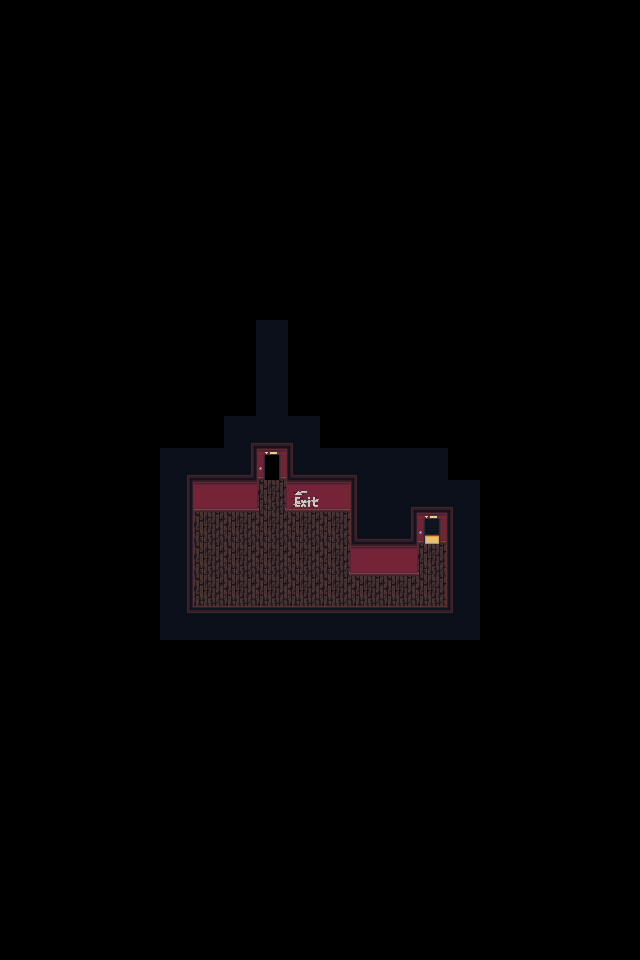

Rendered tile map (Tiled .tmx) drawn with the repository's tilesets; below, a short description and the full map source, tile grids included:
An orthogonal 20x30 tile map with 32x32 px tiles, 4 tile layers (ground, onground, above, above of above).

<map version="1.5" tiledversion="1.5.0" orientation="orthogonal" renderorder="right-down" width="20" height="30" tilewidth="32" tileheight="32" infinite="0" nextlayerid="6" nextobjectid="1">
 <tileset firstgid="1" source="Tiles.tsx" />
 <layer id="1" name="ground" width="20" height="30">
  <data encoding="csv">
0,0,0,0,0,0,0,0,0,0,0,0,0,0,0,0,0,0,0,0,
0,0,0,0,0,0,0,0,0,0,0,0,0,0,0,0,0,0,0,0,
0,0,0,0,0,0,0,0,0,0,0,0,0,0,0,0,0,0,0,0,
0,0,0,0,0,0,0,0,0,0,0,0,0,0,0,0,0,0,0,0,
0,0,0,0,0,0,0,0,0,0,0,0,0,0,0,0,0,0,0,0,
0,0,0,0,0,0,0,0,0,0,0,0,0,0,0,0,0,0,0,0,
0,0,0,0,0,0,0,0,0,0,0,0,0,0,0,0,0,0,0,0,
0,0,0,0,0,0,0,0,0,0,0,0,0,0,0,0,0,0,0,0,
0,0,0,0,0,0,0,0,0,0,0,0,0,0,0,0,0,0,0,0,
0,0,0,0,0,0,0,0,0,0,0,0,0,0,0,0,0,0,0,0,
0,0,0,0,0,0,0,0,0,0,0,0,0,0,0,0,0,0,0,0,
0,0,0,0,0,0,0,0,0,0,0,0,0,0,0,0,0,0,0,0,
0,0,0,0,0,0,0,0,0,0,0,0,0,0,0,0,0,0,0,0,
0,0,0,0,0,0,0,27,27,27,0,0,0,0,0,0,0,0,0,0,
0,0,0,0,0,27,27,27,0,27,27,27,27,27,0,0,0,0,0,0,
0,0,0,0,0,27,27,27,1,27,27,27,27,27,27,0,0,0,0,0,
0,0,0,0,0,27,1,1,1,1,1,27,27,15,27,0,0,0,0,0,
0,0,0,0,0,27,1,1,1,1,1,27,27,1,27,0,0,0,0,0,
0,0,0,0,0,27,1,1,1,1,1,1,1,1,27,0,0,0,0,0,
0,0,0,0,0,0,0,0,0,0,0,0,0,0,0,0,0,0,0,0,
0,0,0,0,0,0,0,0,0,0,0,0,0,0,0,0,0,0,0,0,
0,0,0,0,0,0,0,0,0,0,0,0,0,0,0,0,0,0,0,0,
0,0,0,0,0,0,0,0,0,0,0,0,0,0,0,0,0,0,0,0,
0,0,0,0,0,0,0,0,0,0,0,0,0,0,0,0,0,0,0,0,
0,0,0,0,0,0,0,0,0,0,0,0,0,0,0,0,0,0,0,0,
0,0,0,0,0,0,0,0,0,0,0,0,0,0,0,0,0,0,0,0,
0,0,0,0,0,0,0,0,0,0,0,0,0,0,0,0,0,0,0,0,
0,0,0,0,0,0,0,0,0,0,0,0,0,0,0,0,0,0,0,0,
0,0,0,0,0,0,0,0,0,0,0,0,0,0,0,0,0,0,0,0,
0,0,0,0,0,0,0,0,0,0,0,0,0,0,0,0,0,0,0,0
</data>
 </layer>
 <layer id="2" name="onground" width="20" height="30">
  <data encoding="csv">
0,0,0,0,0,0,0,0,0,0,0,0,0,0,0,0,0,0,0,0,
0,0,0,0,0,0,0,0,0,0,0,0,0,0,0,0,0,0,0,0,
0,0,0,0,0,0,0,0,0,0,0,0,0,0,0,0,0,0,0,0,
0,0,0,0,0,0,0,0,0,0,0,0,0,0,0,0,0,0,0,0,
0,0,0,0,0,0,0,0,0,0,0,0,0,0,0,0,0,0,0,0,
0,0,0,0,0,0,0,0,0,0,0,0,0,0,0,0,0,0,0,0,
0,0,0,0,0,0,0,0,0,0,0,0,0,0,0,0,0,0,0,0,
0,0,0,0,0,0,0,0,0,0,0,0,0,0,0,0,0,0,0,0,
0,0,0,0,0,0,0,0,0,0,0,0,0,0,0,0,0,0,0,0,
0,0,0,0,0,0,0,0,0,0,0,0,0,0,0,0,0,0,0,0,
0,0,0,0,0,0,0,0,0,0,0,0,0,0,0,0,0,0,0,0,
0,0,0,0,0,0,0,0,0,0,0,0,0,0,0,0,0,0,0,0,
0,0,0,0,0,0,0,0,0,0,0,0,0,0,0,0,0,0,0,0,
0,0,0,0,0,0,0,0,4,0,0,0,0,0,0,0,0,0,0,0,
0,0,0,0,0,0,0,0,14,0,0,0,0,0,0,0,0,0,0,0,
0,0,0,0,0,0,2,2,21,2,2,0,0,0,0,0,0,0,0,0,
0,0,0,0,0,0,0,0,0,0,0,0,0,14,0,0,0,0,0,0,
0,0,0,0,0,0,0,0,0,0,20,2,2,2147483668,0,0,0,0,0,0,
0,0,0,0,0,0,0,0,0,0,0,0,0,0,0,0,0,0,0,0,
0,0,0,0,0,0,0,0,0,0,0,0,0,0,0,0,0,0,0,0,
0,0,0,0,0,0,0,0,0,0,0,0,0,0,0,0,0,0,0,0,
0,0,0,0,0,0,0,0,0,0,0,0,0,0,0,0,0,0,0,0,
0,0,0,0,0,0,0,0,0,0,0,0,0,0,0,0,0,0,0,0,
0,0,0,0,0,0,0,0,0,0,0,0,0,0,0,0,0,0,0,0,
0,0,0,0,0,0,0,0,0,0,0,0,0,0,0,0,0,0,0,0,
0,0,0,0,0,0,0,0,0,0,0,0,0,0,0,0,0,0,0,0,
0,0,0,0,0,0,0,0,0,0,0,0,0,0,0,0,0,0,0,0,
0,0,0,0,0,0,0,0,0,0,0,0,0,0,0,0,0,0,0,0,
0,0,0,0,0,0,0,0,0,0,0,0,0,0,0,0,0,0,0,0,
0,0,0,0,0,0,0,0,0,0,0,0,0,0,0,0,0,0,0,0
</data>
 </layer>
 <layer id="4" name="above" width="20" height="30">
  <data encoding="csv">
0,0,0,0,0,0,0,0,0,0,0,0,0,0,0,0,0,0,0,0,
0,0,0,0,0,0,0,0,0,0,0,0,0,0,0,0,0,0,0,0,
0,0,0,0,0,0,0,0,0,0,0,0,0,0,0,0,0,0,0,0,
0,0,0,0,0,0,0,0,0,0,0,0,0,0,0,0,0,0,0,0,
0,0,0,0,0,0,0,0,0,0,0,0,0,0,0,0,0,0,0,0,
0,0,0,0,0,0,0,0,0,0,0,0,0,0,0,0,0,0,0,0,
0,0,0,0,0,0,0,0,0,0,0,0,0,0,0,0,0,0,0,0,
0,0,0,0,0,0,0,0,0,0,0,0,0,0,0,0,0,0,0,0,
0,0,0,0,0,0,0,0,0,0,0,0,0,0,0,0,0,0,0,0,
0,0,0,0,0,0,0,0,0,0,0,0,0,0,0,0,0,0,0,0,
0,0,0,0,0,0,0,0,0,0,0,0,0,0,0,0,0,0,0,0,
0,0,0,0,0,0,0,0,0,0,0,0,0,0,0,0,0,0,0,0,
0,0,0,0,0,0,0,0,0,0,0,0,0,0,0,0,0,0,0,0,
0,0,0,0,0,0,0,5,0,2684354565,0,0,0,0,0,0,0,0,0,0,
0,0,0,0,0,5,4,18,16,2684354578,4,2684354565,0,0,0,0,0,0,0,0,
0,0,0,0,0,1610612740,3,0,0,0,2147483651,2684354564,5,4,2684354565,0,0,0,0,0,
0,0,0,0,0,1610612740,6,0,0,0,3221225478,2684354578,18,16,2684354564,0,0,0,0,0,
0,0,0,0,0,1610612740,6,0,0,0,0,0,0,3221225478,2684354564,0,0,0,0,0,
0,0,0,0,0,1610612740,9,1610612742,1610612742,1610612742,1610612742,1610612742,1610612742,1610612745,2684354564,0,0,0,0,0,
0,0,0,0,0,27,3221225476,3221225476,3221225476,3221225476,3221225476,3221225476,3221225476,3221225476,27,0,0,0,0,0,
0,0,0,0,0,0,0,0,0,0,0,0,0,0,0,0,0,0,0,0,
0,0,0,0,0,0,0,0,0,0,0,0,0,0,0,0,0,0,0,0,
0,0,0,0,0,0,0,0,0,0,0,0,0,0,0,0,0,0,0,0,
0,0,0,0,0,0,0,0,0,0,0,0,0,0,0,0,0,0,0,0,
0,0,0,0,0,0,0,0,0,0,0,0,0,0,0,0,0,0,0,0,
0,0,0,0,0,0,0,0,0,0,0,0,0,0,0,0,0,0,0,0,
0,0,0,0,0,0,0,0,0,0,0,0,0,0,0,0,0,0,0,0,
0,0,0,0,0,0,0,0,0,0,0,0,0,0,0,0,0,0,0,0,
0,0,0,0,0,0,0,0,0,0,0,0,0,0,0,0,0,0,0,0,
0,0,0,0,0,0,0,0,0,0,0,0,0,0,0,0,0,0,0,0
</data>
 </layer>
 <layer id="5" name="above of above" width="20" height="30">
  <data encoding="csv">
0,0,0,0,0,0,0,0,0,0,0,0,0,0,0,0,0,0,0,0,
0,0,0,0,0,0,0,0,0,0,0,0,0,0,0,0,0,0,0,0,
0,0,0,0,0,0,0,0,0,0,0,0,0,0,0,0,0,0,0,0,
0,0,0,0,0,0,0,0,0,0,0,0,0,0,0,0,0,0,0,0,
0,0,0,0,0,0,0,0,0,0,0,0,0,0,0,0,0,0,0,0,
0,0,0,0,0,0,0,0,0,0,0,0,0,0,0,0,0,0,0,0,
0,0,0,0,0,0,0,0,0,0,0,0,0,0,0,0,0,0,0,0,
0,0,0,0,0,0,0,0,0,0,0,0,0,0,0,0,0,0,0,0,
0,0,0,0,0,0,0,0,0,0,0,0,0,0,0,0,0,0,0,0,
0,0,0,0,0,0,0,0,0,0,0,0,0,0,0,0,0,0,0,0,
0,0,0,0,0,0,0,0,27,0,0,0,0,0,0,0,0,0,0,0,
0,0,0,0,0,0,0,0,27,0,0,0,0,0,0,0,0,0,0,0,
0,0,0,0,0,0,0,0,27,0,0,0,0,0,0,0,0,0,0,0,
0,0,0,0,0,0,0,0,0,0,0,0,0,0,0,0,0,0,0,0,
0,0,0,0,0,0,0,0,0,0,0,0,0,0,0,0,0,0,0,0,
0,0,0,0,0,0,0,0,0,31,0,0,0,0,0,0,0,0,0,0,
0,0,0,0,0,0,0,0,0,0,0,0,0,0,0,0,0,0,0,0,
0,0,0,0,0,0,0,0,0,0,0,0,0,0,0,0,0,0,0,0,
0,0,0,0,0,0,0,0,0,0,0,0,0,0,0,0,0,0,0,0,
0,0,0,0,0,1610612741,25,25,25,25,25,25,25,25,3221225477,0,0,0,0,0,
0,0,0,0,0,0,0,0,0,0,0,0,0,0,0,0,0,0,0,0,
0,0,0,0,0,0,0,0,0,0,0,0,0,0,0,0,0,0,0,0,
0,0,0,0,0,0,0,0,0,0,0,0,0,0,0,0,0,0,0,0,
0,0,0,0,0,0,0,0,0,0,0,0,0,0,0,0,0,0,0,0,
0,0,0,0,0,0,0,0,0,0,0,0,0,0,0,0,0,0,0,0,
0,0,0,0,0,0,0,0,0,0,0,0,0,0,0,0,0,0,0,0,
0,0,0,0,0,0,0,0,0,0,0,0,0,0,0,0,0,0,0,0,
0,0,0,0,0,0,0,0,0,0,0,0,0,0,0,0,0,0,0,0,
0,0,0,0,0,0,0,0,0,0,0,0,0,0,0,0,0,0,0,0,
0,0,0,0,0,0,0,0,0,0,0,0,0,0,0,0,0,0,0,0
</data>
 </layer>
</map>
